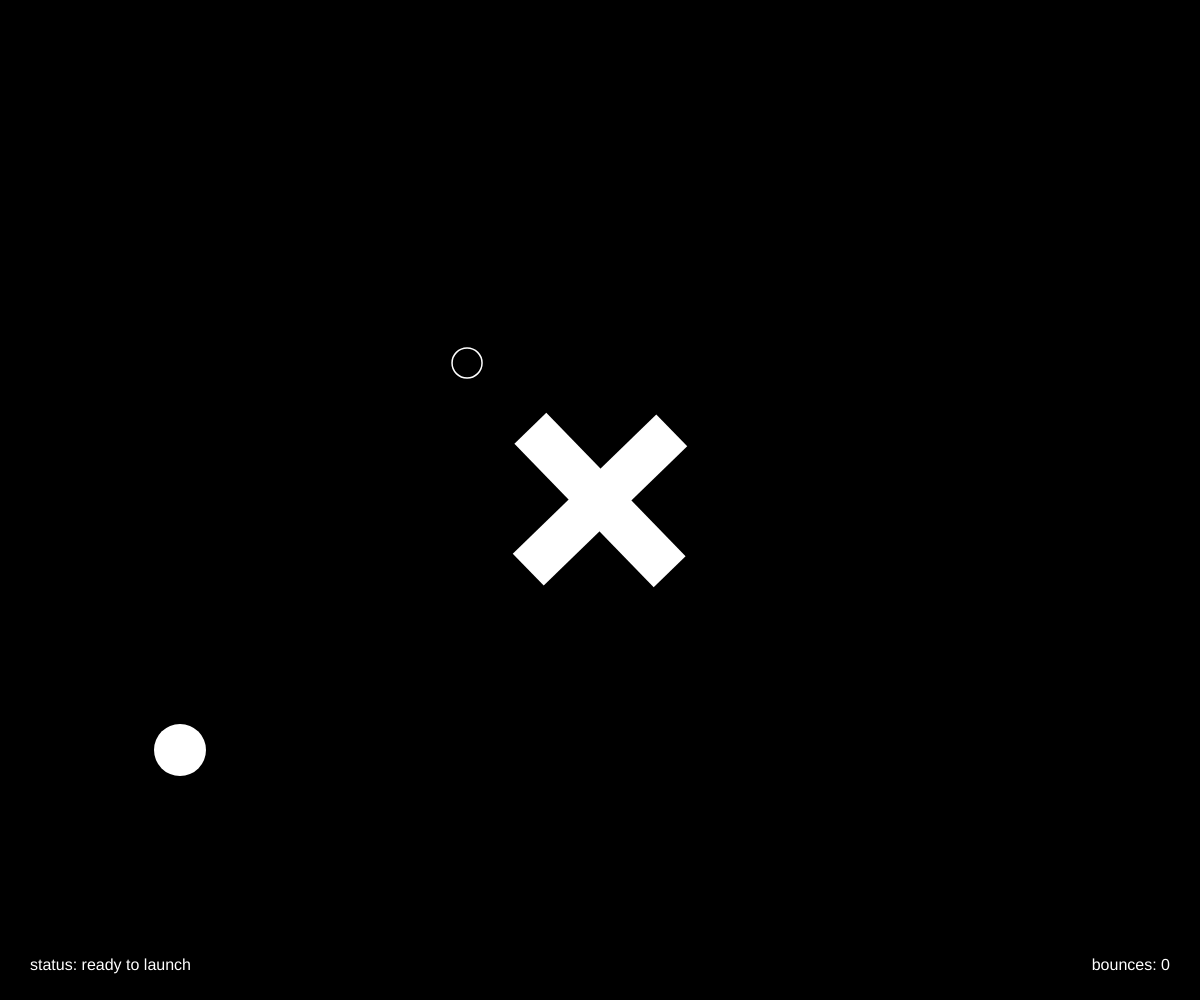
Frame 1 (no input)
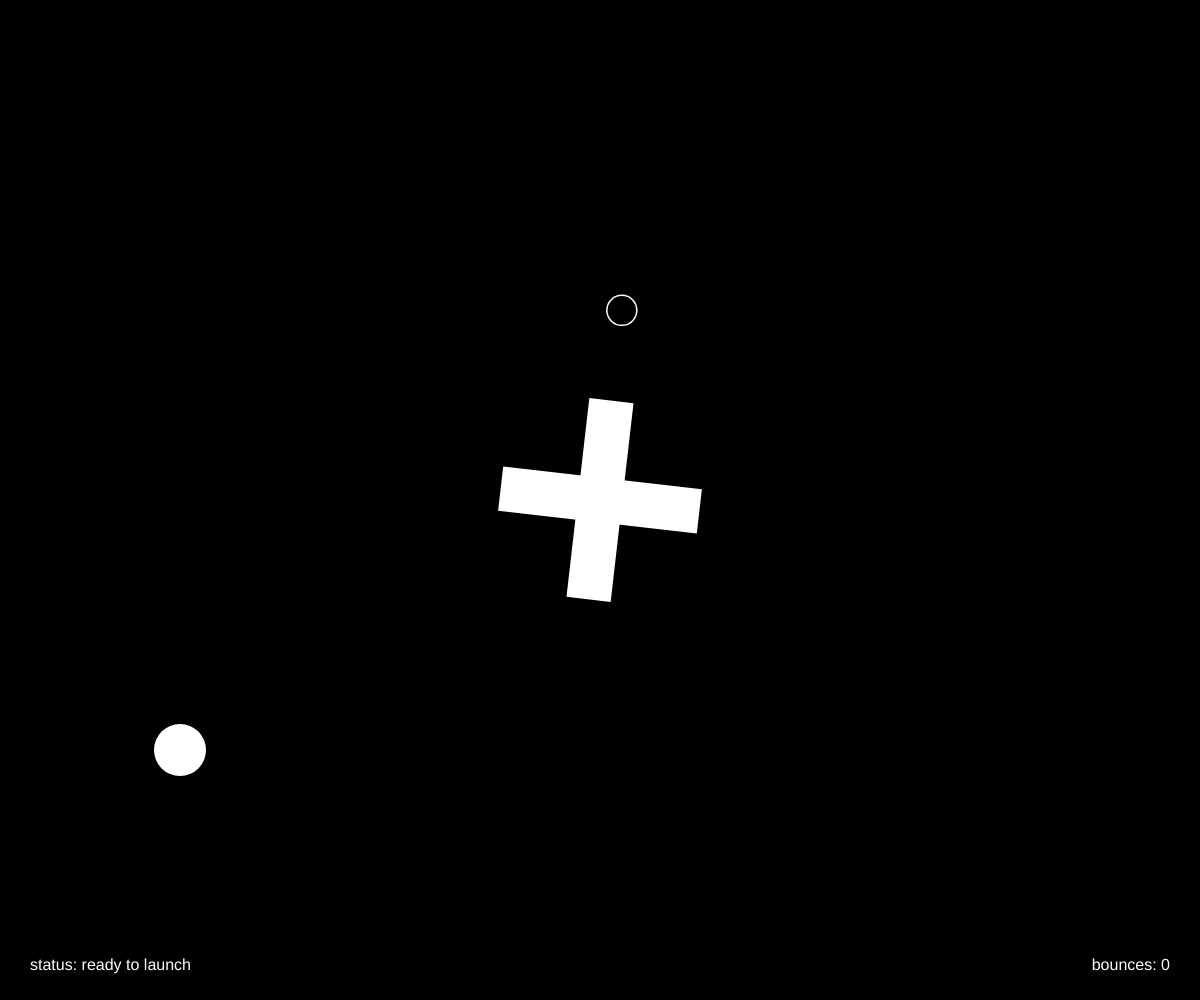
Frame 60 (no input)
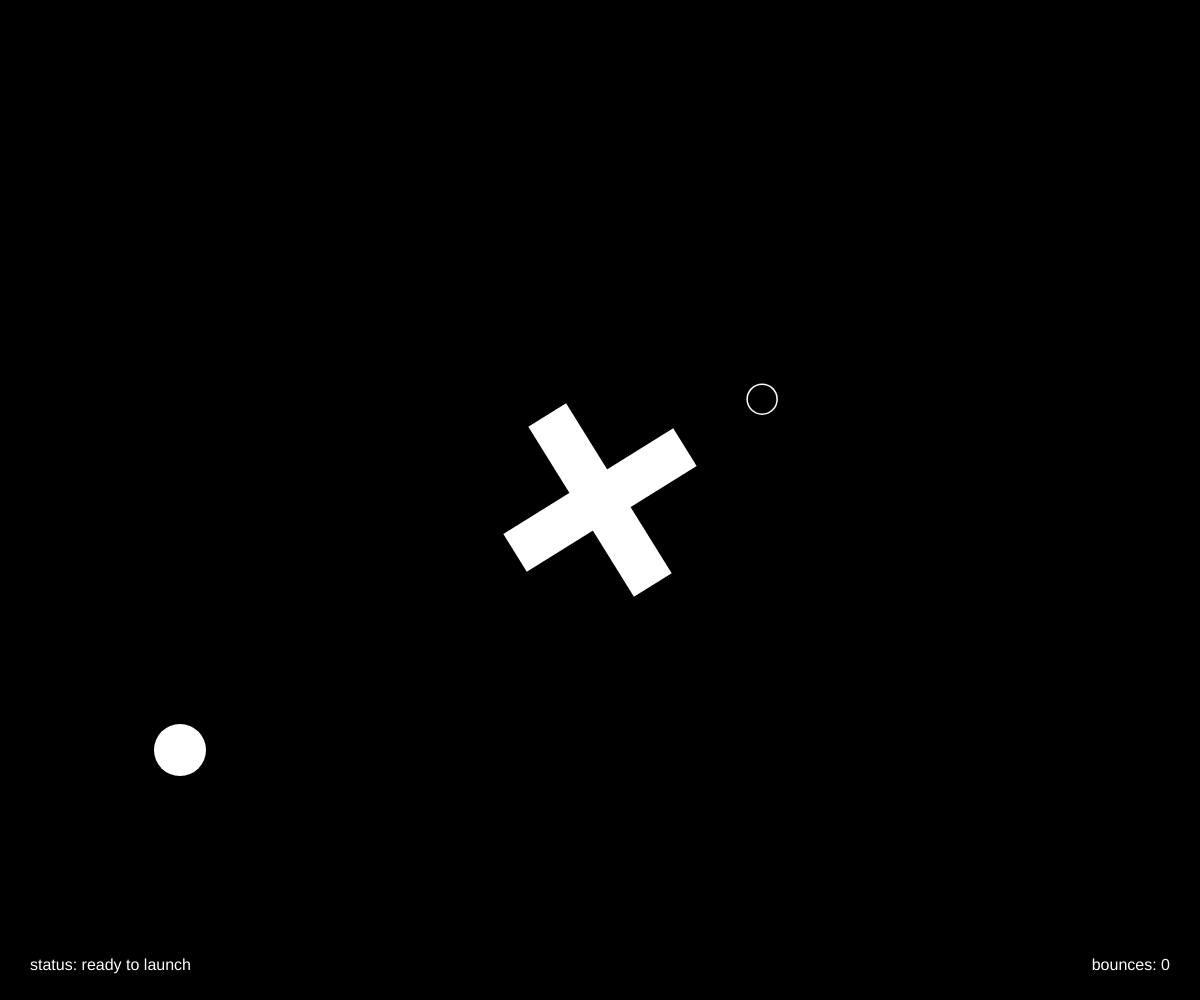
Frame 120 (the mouse pressed at the canvas centre since frame 60)

The p5.js sketch that drew these frames (run headless with seeded random() and noise() and a simulated clock; from frame 60 on, the mouse is pressed at the canvas centre):

// p5.js sketch
// ── sketch.js
let ball;
let xSymbol;
let anchorPoint;
let isPulling = false;
let pullLineColor;
let magneticForceRadius = 150;
let magnetStrength = 0.4; 
let magneticTargets;

// Rotation variables
let rotationAngle = 0;
let rotationSpeed = 0.015; 
let currentRotationSpeed = 0.015; 
let winTargetAngle = -1; // Memorizza l'angolo finale in avanti quando vinci

// --- SETTINGS ---
let targetDistanceMultiplier = 1.35; 

// UI elements and logs
let dynamicLogText = "status: ready to launch";
let gameResult = ""; 
let bounceCount = 0; // Variabile per contare i rimbalzi

function setup() {
  createCanvas(windowWidth, windowHeight);
  background(0);
  pullLineColor = color(0, 255, 255); 
  
  let centerX = width / 2;
  let centerY = height / 2;
  let xLength = 200;
  let xWidth = xLength / 4.5;

  xSymbol = {
    pos: createVector(centerX, centerY),
    len: xLength,
    wid: xWidth
  };

  let halfLen = xLength / 2;
  let baseTargetDist = dist(centerX, centerY, centerX + halfLen, centerY + halfLen);
  let targetDist = baseTargetDist * targetDistanceMultiplier;
  
  magneticTargets = [
    { baseAngle: -PI * 0.75, dist: targetDist, name: "top-left target", pos: createVector(0,0) },
    { baseAngle: -PI * 0.25, dist: targetDist, name: "top-right target", pos: createVector(0,0) },
    { baseAngle: PI * 0.25, dist: targetDist, name: "bottom-right target", pos: createVector(0,0) },
    { baseAngle: PI * 0.75, dist: targetDist, name: "bottom-left target", pos: createVector(0,0) }
  ];

  anchorPoint = createVector(width * 0.15, height * 0.75);

  ball = {
    pos: anchorPoint.copy(),
    vel: createVector(0, 0),
    acc: createVector(0, 0),
    r: 26,
    friction: 0.985, 
    state: "stationary", 
    capturedBy: null 
  };
}

function draw() {
  background(0); 

  // Gestione dinamica della rotazione
  if (gameResult === "WIN") {
    // 1. Calcola il target in avanti una sola volta
    if (winTargetAngle === -1) {
      // ceil() garantisce che il prossimo multiplo di 2PI sia sempre in avanti
      winTargetAngle = ceil(rotationAngle / TWO_PI) * TWO_PI;
    }
    
    // 2. Calcola la distanza rimanente all'obiettivo
    let angleRemaining = winTargetAngle - rotationAngle;
    
    // 3. Applica un rallentamento proporzionale, fermandosi se vicinissimo
    if (angleRemaining <= 0.001) {
      rotationAngle = winTargetAngle; // Blocca perfettamente sull'asse
      currentRotationSpeed = 0;
    } else {
      // La velocità decresce man mano che ci si avvicina (effetto ease-out)
      currentRotationSpeed = angleRemaining * 0.04; 
      
      // Assicura che non si fermi prematuramente prima di raggiungere il target
      if (currentRotationSpeed < 0.0005) {
         currentRotationSpeed = 0.0005;
      }
      
      rotationAngle += currentRotationSpeed;
    }
  } 
  else if (gameResult === "LOSS") {
    // Decelera dolcemente sul posto
    currentRotationSpeed *= 0.92;
    if (currentRotationSpeed < 0.0001) {
      currentRotationSpeed = 0;
    }
    rotationAngle += currentRotationSpeed;
  } 
  else {
    // Rotazione standard durante la partita
    currentRotationSpeed = rotationSpeed;
    rotationAngle += currentRotationSpeed;
  }

  // Update target positions
  for (let target of magneticTargets) {
    target.pos.x = xSymbol.pos.x + cos(target.baseAngle + rotationAngle) * target.dist;
    target.pos.y = xSymbol.pos.y + sin(target.baseAngle + rotationAngle) * target.dist;
  }

  drawXSymbol();
  drawMagneticPoints();

  // Catapult Logic
  if (isPulling) {
    let pullDir = p5.Vector.sub(createVector(mouseX, mouseY), anchorPoint);
    pullDir.limit(100); 
    ball.pos = p5.Vector.add(anchorPoint, pullDir);
    
    stroke(pullLineColor);
    strokeWeight(3);
    line(anchorPoint.x, anchorPoint.y, ball.pos.x, ball.pos.y);
    
    let launchPower = map(pullDir.mag(), 0, 100, 0, 10);
    dynamicLogText = "status: pulling... power: " + launchPower.toFixed(1);
  } 
  else if (ball.state === "captured" && ball.capturedBy) {
    ball.pos = ball.capturedBy.pos.copy();
    ball.vel.set(0, 0);
    ball.acc.set(0, 0);
  }
  else if (ball.state === "moving") {
    ball.vel.mult(ball.friction); 

    // Check collision with the rotating X and add bounces
    let angle1 = rotationAngle + PI / 4;
    let angle2 = rotationAngle + PI / 4 + PI / 2;
    if (checkRectCollision(ball, xSymbol.pos, xSymbol.len, xSymbol.wid, angle1)) bounceCount++;
    if (checkRectCollision(ball, xSymbol.pos, xSymbol.len, xSymbol.wid, angle2)) bounceCount++;

    // Magnetic Attraction & Wobble-to-Stop physics
    for (let target of magneticTargets) {
      let distToTarget = p5.Vector.dist(ball.pos, target.pos);

      if (distToTarget < magneticForceRadius) {
        let forceDir = p5.Vector.sub(target.pos, ball.pos);
        forceDir.normalize();
        
        let forceMag = map(distToTarget, magneticForceRadius, 0, 0, magnetStrength);
        ball.acc.add(forceDir.mult(forceMag));
        
        if (distToTarget < 40) {
          ball.vel.mult(0.92); 
        }
        
        // Final Catch & Win/Loss check
        if (distToTarget < 12) { 
          ball.capturedBy = target;
          ball.state = "captured";
          
          if (target.name === "top-left target") {
            gameResult = "WIN";
            dynamicLogText = "status: success! correct target";
          } else {
            gameResult = "LOSS";
            dynamicLogText = "status: failed! wrong target";
          }
          break; 
        }
      }
    }

    if (ball.state === "moving") {
      ball.vel.add(ball.acc);
      ball.pos.add(ball.vel);
      ball.acc.mult(0); 

      // Screen edge bounce
      let bouncedOnWall = false;
      if (ball.pos.x < ball.r || ball.pos.x > width - ball.r) {
        ball.vel.x *= -1;
        bouncedOnWall = true;
      }
      if (ball.pos.y < ball.r || ball.pos.y > height - ball.r) {
        ball.vel.y *= -1;
        bouncedOnWall = true;
      }
      
      if (bouncedOnWall) bounceCount++;
    }
  }

  drawBall();
  drawUI();
}

// Function to handle collision with rotated rectangles (now returns true if it hits)
function checkRectCollision(b, center, w, h, angle) {
  let translatedX = b.pos.x - center.x;
  let translatedY = b.pos.y - center.y;

  let localX = translatedX * cos(-angle) - translatedY * sin(-angle);
  let localY = translatedX * sin(-angle) + translatedY * cos(-angle);

  let closestX = constrain(localX, -w/2, w/2);
  let closestY = constrain(localY, -h/2, h/2);

  let dX = localX - closestX;
  let dY = localY - closestY;
  let distanceSquared = dX*dX + dY*dY;

  if (distanceSquared < b.r * b.r) {
     let distance = sqrt(distanceSquared);
     if(distance === 0) return false; 
     
     let nx = dX / distance;
     let ny = dY / distance;

     let globalNx = nx * cos(angle) - ny * sin(angle);
     let globalNy = nx * sin(angle) + ny * cos(angle);
     let normal = createVector(globalNx, globalNy);

     let dot = b.vel.dot(normal);
     b.vel.sub(p5.Vector.mult(normal, 2 * dot));

     let overlap = b.r - distance;
     b.pos.add(p5.Vector.mult(normal, overlap));
     
     b.vel.mult(0.7);
     return true; // Ha colpito la X!
  }
  return false;
}

function drawXSymbol() {
  push();
  translate(xSymbol.pos.x, xSymbol.pos.y);
  rotate(rotationAngle); 
  fill(255);
  noStroke();
  rotate(PI / 4); 
  rectMode(CENTER);
  rect(0, 0, xSymbol.len, xSymbol.wid);
  rotate(PI / 2);
  rect(0, 0, xSymbol.len, xSymbol.wid);
  pop();
}

function drawMagneticPoints() {
  push();
  noFill();
  strokeWeight(1.5);
  
  for (let target of magneticTargets) {
    let d = p5.Vector.dist(ball.pos, target.pos);
    
    if (target.name === "top-left target") {
      stroke(255); 
      ellipse(target.pos.x, target.pos.y, 30);
    } else {
      if (d < magneticForceRadius) {
        let fadeAlpha = map(d, magneticForceRadius, 0, 0, 255);
        stroke(255, fadeAlpha); 
        ellipse(target.pos.x, target.pos.y, 30);
      }
    }
    
    if (ball.state === "moving") {
      if (d < magneticForceRadius) {
        if (target.name !== "top-left target") {
          let fadeAlpha = map(d, magneticForceRadius, 0, 0, 255);
          stroke(255, fadeAlpha);
        } else {
          stroke(255);
        }
        
        let ringSize = map(d, magneticForceRadius, 0, 60, 20);
        ellipse(target.pos.x, target.pos.y, ringSize);
      }
    }
  }
  
  fill(pullLineColor);
  noStroke();
  ellipse(anchorPoint.x, anchorPoint.y, 10);
  pop();
}

function drawBall() {
  push();
  noStroke();
  if (ball.state === "captured") {
    if (ball.capturedBy.name === "top-left target") {
      fill(255); 
    } else {
      fill(255, 0, 0); 
    }
  } else {
    fill(255);
  }
  ellipse(ball.pos.x, ball.pos.y, ball.r * 2);
  pop();
}

function drawUI() {
  push();
  fill(255);
  noStroke(); 
  
  // Win/Loss Message (Centered)
  textAlign(CENTER);
  if (gameResult === "WIN") {
    fill(0, 255, 0);
    textSize(16);
    text("you win", width / 2, 100);
  } else if (gameResult === "LOSS") {
    fill(255);
    textSize(16);
    text("press space to retry", width / 2, 100);
  }

  // Dynamic Log (Bottom Left)
  fill(255);
  textAlign(LEFT);
  textSize(16);
  text(dynamicLogText, 30, height - 30);
  
  // Bounces Score (Bottom Right)
  textAlign(RIGHT);
  text("bounces: " + bounceCount, width - 30, height - 30);
  
  pop();
}

// Mouse Controls
function mousePressed() {
  let dToBall = dist(mouseX, mouseY, ball.pos.x, ball.pos.y);
  if ((ball.state === "stationary" || ball.state === "captured") && dToBall < ball.r) {
    isPulling = true;
    ball.state = "launching";
    ball.capturedBy = null; 
    gameResult = ""; 
    bounceCount = 0; // Resetta i rimbalzi al nuovo lancio
    winTargetAngle = -1; // Reset target angle
  }
}

function mouseReleased() {
  if (isPulling) {
    let launchVector = p5.Vector.sub(anchorPoint, ball.pos);
    launchVector.mult(0.65); 
    ball.vel.set(launchVector);
    isPulling = false;
    ball.state = "moving";
    dynamicLogText = "status: launched";
  }
}

// SPACEBAR to reset
function keyPressed() {
  if (key === ' ' || keyCode === 32) {
    resetGame();
  }
}

function resetGame() {
  ball.pos = anchorPoint.copy();
  ball.vel.set(0, 0);
  ball.acc.set(0, 0);
  ball.state = "stationary";
  ball.capturedBy = null;
  isPulling = false;
  gameResult = "";
  bounceCount = 0; // Resetta i rimbalzi
  winTargetAngle = -1; // Reset target angle
  dynamicLogText = "status: game reset - ready to launch";
}

function windowResized() {
  resizeCanvas(windowWidth, windowHeight);
}
